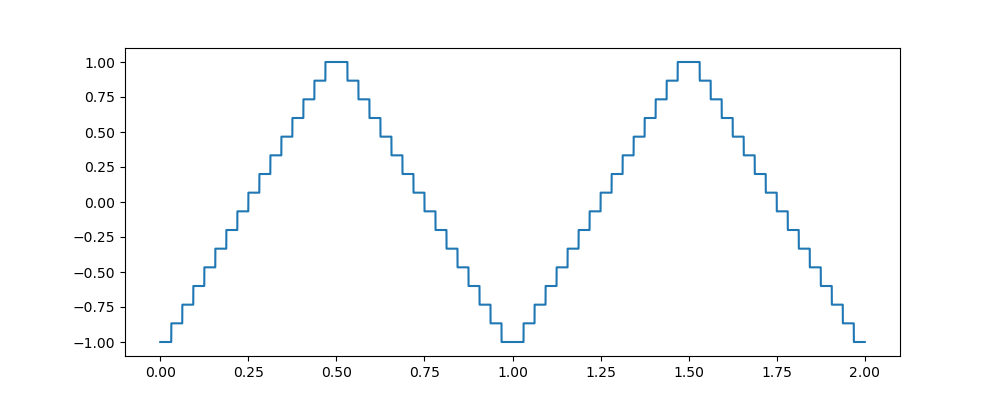

This chart was generated by the following Python code:
import numpy as np
import matplotlib.pyplot as plt

# 階段三角波
def _triangle_stair(freq, t):
    s = np.abs((2 * t * freq - 1 / 2) % 2 - 1) * 16 + 0.5
    return s.astype("int64") / 8 - 1

# 階段三角波（ファミコン）
def _triangle_stair2(freq, t):
    s = list(range(16)) + list(range(15, -1, -1))
    t = (t * len(s) * freq + 8) % len(s)
    return np.array([s[int(i)] / 7.5 - 1 for i in t])

x = np.linspace(0, 2, 44100 * 2 + 1)
y = _triangle_stair2(2, x)
plt.plot(x, y)
plt.show()
